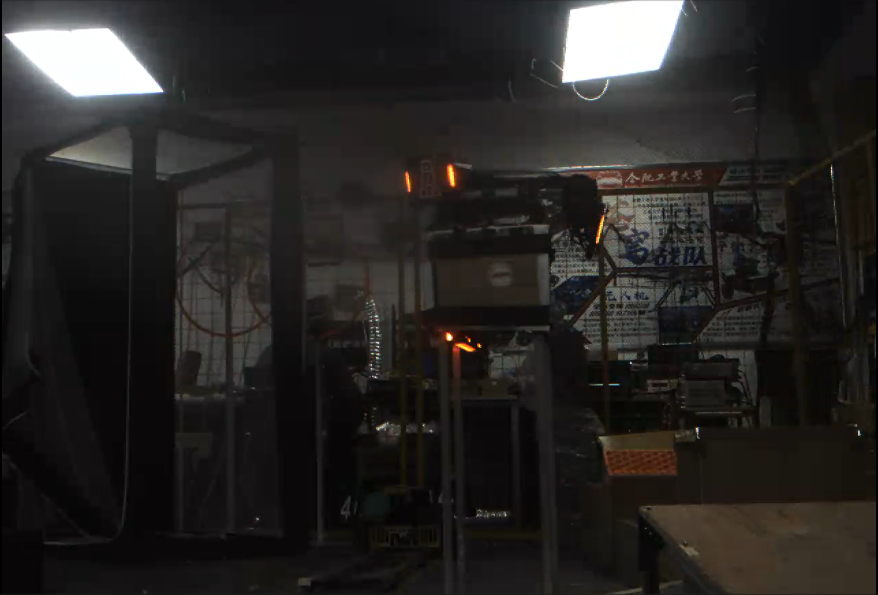
//> input picture images/outpost_frame.png, 1755 x 1189 px (shown at 1/2 size)
$ ./ImageProcess_main   (built with g++ and OpenCV 4)
//> lines starting //> are read from the running program, lines starting //| are printed output that depends on the picture; after the words box and inside, x2 and y2 are one past the last pixel; in counts of white or black regions, pixels touching at a corner belong together
### src/ImageProcess.cpp
#include "ImageProcess.h"
#include <opencv2/opencv.hpp>
#include <string>
#include <filesystem>
#include <vector>
//默认保存路径
const std::filesystem::path outImagePath = std::filesystem::path(APP_ROOT_DIR) / "output";
//生成红蓝两色mask
ArmorColorMasks MakeArmorColorMasks(const cv::Mat& hsv,
                                    const cv::Mat& gray,
                                    const LampColorRange& range )
{
    ArmorColorMasks out;

    // 颜色提取
    cv::Mat r1, r2;
    cv::inRange(hsv, range.redLow1,  range.redHigh1, r1);
    cv::inRange(hsv, range.redLow2,  range.redHigh2, r2);
    cv::bitwise_or(r1, r2, out.red);

    cv::inRange(hsv, range.blueLow, range.blueHigh, out.blue);

    // 亮度约束
    if (range.grayMin > 0 && !gray.empty()) {
        cv::threshold(gray, out.bright, range.grayMin, 255, cv::THRESH_BINARY);
        cv::bitwise_and(out.red,  out.bright, out.red);
        cv::bitwise_and(out.blue, out.bright, out.blue);
    }

    // 形态学清理(先闭后开)
    auto Clean = [&](cv::Mat& m) {
        if (m.empty()) return;
        if (range.morphCloseSize > 0) {
            cv::Mat k = cv::getStructuringElement(
                cv::MORPH_ELLIPSE, cv::Size(range.morphCloseSize, range.morphCloseSize));
            cv::morphologyEx(m, m, cv::MORPH_CLOSE, k);
        }
        if (range.morphOpenSize > 0) {
            cv::Mat k = cv::getStructuringElement(
                cv::MORPH_ELLIPSE, cv::Size(range.morphOpenSize, range.morphOpenSize));
            cv::morphologyEx(m, m, cv::MORPH_OPEN, k);
        }
    };
    Clean(out.red);
    Clean(out.blue);
    // 打印统计
    std::cout << "Red pixel: " << cv::countNonZero(out.red) << std::endl
              << "Blue pixel: " << cv::countNonZero(out.blue)
              << std::endl;

    return out;
}
//端点计算
// [36 lines left out: functions BarEnds, MakePlate, not called in this run]
// 取一条灯条沿指定方向的"上端/下端"(返回两端各自两个顶点的平均)
static void BarEnds(const cv::RotatedRect& rr, const cv::Point2f& axisUp,
                    cv::Point2f& top, cv::Point2f& bottom)
{
    cv::Point2f pts[4];
    rr.points(pts);

    // 投影到 axisUp（它已保证指向图像上方）
    float proj[4];
    float maxP = -1e9f, minP = 1e9f;
    for (int k = 0; k < 4; ++k) {
        proj[k] = pts[k].dot(axisUp);
        maxP = std::max(maxP, proj[k]);
        minP = std::min(minP, proj[k]);
    }

    // 投影最大的一端 = 上端；最小的一端 = 下端
    // 每端有 2 个顶点,取平均得到端点
    cv::Point2f sumTop(0, 0), sumBot(0, 0);
    int nTop = 0, nBot = 0;
    const float span = maxP - minP;

    for (int k = 0; k < 4; ++k) {
        if (maxP - proj[k] < span * 0.25f) { sumTop += pts[k]; ++nTop; }
        else if (proj[k] - minP < span * 0.25f) { sumBot += pts[k]; ++nBot; }
    }

    top    = (nTop > 0) ? sumTop / float(nTop) : rr.center;
    bottom = (nBot > 0) ? sumBot / float(nBot) : rr.center;
}

bool BuildArmorPlate(const std::vector<LampBar>& bars,
                     const PairResult& p,
                     ArmorPlate& out)
{
    if (!p.valid) return false;

    // 按 x 区分左右灯条
    int li = p.i, ri = p.j;
    if (bars[li].center.x > bars[ri].center.x) std::swap(li, ri);

    // 统一长轴方向：强制指向上方(y 减小)
    cv::Point2f ua = bars[li].axis;
    cv::Point2f ub = bars[ri].axis;
    if (ua.dot(ub) < 0.0f) ub = -ub;

    cv::Point2f u = ua + ub;
    const float ul = cv::norm(u);
    if (ul < 1e-3f) return false;
    u /= ul;
    if (u.y > 0.0f) u = -u;              // 关键:让它指向图像上方

    // 取四条端点
    cv::Point2f lt, lb, rt, rb;
    BarEnds(bars[li].rr, u, lt, lb);
    BarEnds(bars[ri].rr, u, rt, rb);

    // 固定顺序：左上 -> 右上 -> 右下 -> 左下
    out.corners[0] = lt;    // 0 左上
    out.corners[1] = rt;    // 1 右上
    out.corners[2] = rb;    // 2 右下
    out.corners[3] = lb;    // 3 左下

    out.barA  = li;
    out.barB  = ri;
    out.score = p.score;

    // 中心 = 四角点平均
    out.center = (out.corners[0] + out.corners[1]
                + out.corners[2] + out.corners[3]) * 0.25f;

    // 尺寸
    out.width  = (cv::norm(out.corners[1] - out.corners[0])
                + cv::norm(out.corners[2] - out.corners[3])) * 0.5f;
    out.height = (cv::norm(out.corners[3] - out.corners[0])
                + cv::norm(out.corners[2] - out.corners[1])) * 0.5f;

    // 轴对齐外接框(保证覆盖)
    float minX = 1e9f, maxX = -1e9f, minY = 1e9f, maxY = -1e9f;
    for (int k = 0; k < 4; ++k) {
        minX = std::min(minX, out.corners[k].x);
        maxX = std::max(maxX, out.corners[k].x);
        minY = std::min(minY, out.corners[k].y);
        maxY = std::max(maxY, out.corners[k].y);
    }
    out.bbox = cv::Rect(cvRound(minX), cvRound(minY),
                        cvRound(maxX - minX), cvRound(maxY - minY));

    return true;
}
//收集灯条候选,记录参数
std::vector<LampBar> CollectBars(const cv::Mat& hsv, const cv::Mat& mask, BarColor color)
{
    std::vector<std::vector<cv::Point>> contours;
    cv::findContours(mask, contours, cv::RETR_EXTERNAL, cv::CHAIN_APPROX_SIMPLE);

    std::vector<LampBar> bars;
    for (const auto& c : contours) {
        if (c.size() < 5) continue;//防止minAreaRect退化成线
        if (cv::contourArea(c) < 60) continue;//面积太小直接过
        //记录参数
        LampBar bar;
        bar.color = color;
        bar.rr        = cv::minAreaRect(c);
        bar.longSide  = std::max(bar.rr.size.width, bar.rr.size.height);
        bar.shortSide = std::min(bar.rr.size.width, bar.rr.size.height);
        if (bar.shortSide < 3.0f || bar.longSide < 8.0f) continue;
        bar.ratio = bar.shortSide / bar.longSide;
        if (bar.ratio > 0.80f) continue;          // 太"胖"，不是灯条
        bar.center = bar.rr.center;
        //计算长轴单位向量
        cv::Point2f pts[4];//旋转矩形的四个顶点
        bar.rr.points(pts);
        float maxLen = 0.0f;
        cv::Point2f dir{1.0f, 0.0f};
        for (int k = 0; k < 4; ++k) {
            const cv::Point2f e = pts[(k + 1) % 4] - pts[k];//第k条边的向量
            const float len = cv::norm(e);//这条边的长度
            if (len > maxLen) { maxLen = len; dir = e; }//找到最长的
        }
        if (maxLen < 1e-3f) continue;
        bar.axis = dir / maxLen;//除以长度得到单位向量
        //平均颜色(只统计该轮廓内的像素)
        cv::Mat oneMask = cv::Mat::zeros(mask.size(), CV_8U);
        std::vector<std::vector<cv::Point>> one{c};
        cv::drawContours(oneMask, one, 0, 255, cv::FILLED);
        bar.meanHsv = cv::mean(hsv, oneMask);
        bars.push_back(bar);
    }
    return bars;
}
//配对评估
bool EvaluatePair(const LampBar& a, const LampBar& b, PairResult& out)
{
    //颜色类别不同就直接拒绝
    if (a.color != b.color) return false;
    //1.颜色一致
    //色相是环形的[0,179],距离要取环距
    const float dhRaw = std::abs(a.meanHsv[0] - b.meanHsv[0]);//两条灯条平均色相的直线差值
    const float dh    = std::min(dhRaw, 180.0f - dhRaw);//换算成环距后的色相差,范围[0, 90]
    const float ds    = std::abs(a.meanHsv[1] - b.meanHsv[1]) / 255.0f;//两条灯条平均饱和度的差，除以 255 归一化

    if (dh > 12.0f)  return false;
    if (ds > 0.35f)  return false;

    //2. 长度相近
    const float lenAvg = (a.longSide + b.longSide) * 0.5f;
    if (lenAvg < 1e-3f) return false;

    const float dLen = std::abs(a.longSide - b.longSide) / lenAvg;
    if (dLen > 0.30f) return false;

    //3. 方向协调
    cv::Point2f ua = a.axis;
    cv::Point2f ub = b.axis;
    if (ua.dot(ub) < 0.0f) ub = -ub;                 // 先对齐朝向

    const float angRad = std::atan2(ua.cross(ub), ua.dot(ub));
    const float dAng   = std::abs(angRad) * 180.0f / float(CV_PI);
    if (dAng > 15.0f) return false;

    // 平均长轴
    cv::Point2f u = ua + ub;
    const float ul = cv::norm(u);
    if (ul < 1e-3f) return false;
    u /= ul;

    //4 & 5. 投影到灯条自身坐标系
    const cv::Point2f d = b.center - a.center;
    const float offset  = std::abs(d.dot(u));          // 沿长轴 → 上下偏差
    const cv::Point2f n(-u.y, u.x);                    // 垂直长轴
    const float gap     = std::abs(d.dot(n));          // 垂直长轴 → 水平间距

    const float offsetRatio = offset / lenAvg;
    if (offsetRatio > 0.40f) return false;

    //6. 间距/长度比，像不像一块装甲板
    const float gapRatio = gap / lenAvg;
    if (gapRatio < 0.8f || gapRatio > 3.5f) return false;

    //全部通过：加权评分（越小越好）
    out.valid = true;
    out.colorDiff   = dh;
    out.lenDiff     = dLen;
    out.angleDiff   = dAng;
    out.offsetRatio = offsetRatio;
    out.gapRatio    = gapRatio;

    out.score = (dh        / 12.0f) * 1.0f
              + (dLen      /  0.30f) * 1.0f
              + (dAng      / 15.0f) * 1.5f
              + (offsetRatio / 0.40f) * 1.5f
              + (std::abs(gapRatio - 2.0f) / 1.5f) * 1.0f;   // 最理想 ≈ 2.0
    if (dh > 12.0f) { out.failReason = "failreason 1"; return false; }//色相差过大
    if (dLen > 0.30f) { out.failReason = "failreason 2"; return false; }//长度差过大
    if (dAng > 15.0f) { out.failReason = "failreason 3"; return false; }//方向不协调
    if (offsetRatio > 0.40f) { out.failReason = "failreason 4"; return false; }//上下偏差过大
    if (gapRatio < 0.8f || gapRatio > 3.5f) { out.failReason = "failreason 5"; return false; }//间距比例不像装甲板
    return true;
}
//灯条配对主逻辑
// [14 lines left out: function MatchLampBars, not called in this run]
//装甲板去重
std::vector<ArmorPlate> DetectArmorPlates(const std::vector<LampBar>& bars)
{
    // 收集所有通过评估的配对
    std::vector<PairResult> candidates;
    for (size_t i = 0; i < bars.size(); ++i) {
        for (size_t j = i + 1; j < bars.size(); ++j) {
            PairResult p;
            if (!(EvaluatePair(bars[i], bars[j], p))) continue;
            p.i = int(i);
            p.j = int(j);
            candidates.push_back(p);
        }
    }

    // 按分数从优到劣
    std::sort(candidates.begin(), candidates.end(),
              [](const PairResult& a, const PairResult& b) {
                  return a.score < b.score;
              });

    // 唯一匹配 + 中心去重
    std::vector<bool> used(bars.size(), false);
    std::vector<ArmorPlate> plates;

    for (const auto& p : candidates) {
        if (used[p.i] || used[p.j]) continue;          // 灯条已被占用

        ArmorPlate pl;
        if (!BuildArmorPlate(bars, p, pl)) continue;   // ★ 调用统一的构建函数

        bool dup = false;
        for (const auto& q : plates) {
            const float thresh = 0.8f * std::min(pl.height, q.height);
            if (cv::norm(pl.center - q.center) < thresh) {
                dup = true;
                break;
            }
        }
        if (dup) continue;

        used[p.i] = true;
        used[p.j] = true;
        plates.push_back(pl);
    }

    return plates;
}
//保存图片
bool SaveImage(const cv::Mat &mat, const std::string &FileName){
    if (mat.empty()){
        std::cerr << "error, cannot find image" << std::endl;
        return false;
    }
    //imwrite()不会创建目录，需要用filesystem创建
    std::filesystem::create_directories(outImagePath);
    const std::string FullPath = (outImagePath / FileName).string();
    if (!(cv::imwrite(FullPath , mat))){
        std::cerr << "save image failed" << std::endl;
        return false;
    }
    std::cout << FileName << " saved successfully" << std::endl;
    return true;

}
//裁剪roi区域
// [15 lines left out: functions CutROI, ZoomImage, not called in this run]
//把黑白的图像转为彩色
cv::Mat MakeCanvas(const cv::Mat& src)
{
    cv::Mat canvas;
    if (src.channels() == 1) {
        cv::cvtColor(src, canvas, cv::COLOR_GRAY2BGR);
    } else {
        canvas = src.clone();
    }
    return canvas;
}
//装甲板绘制
void DrawArmorPlate(cv::Mat& vis, const ArmorPlate& pl, int index)
{
    // 轴对齐外接框(蓝色，保证覆盖整个候选区域)
    cv::rectangle(vis, pl.bbox, cv::Scalar(255, 128, 0), 1, cv::LINE_AA);

    // 四角点连成的四边形(绿色，精确贴合)
    for (int k = 0; k < 4; ++k) {
        cv::line(vis, pl.corners[k], pl.corners[(k + 1) % 4],
                 cv::Scalar(0, 255, 0), 2, cv::LINE_AA);
    }

    // 中心点
    cv::circle(vis, pl.center, 4, cv::Scalar(0, 0, 255), -1, cv::LINE_AA);

    // 四个角点标号 0/1/2/3(黄色小圆 + 数字)
    for (int k = 0; k < 4; ++k) {
        const cv::Point pi(cvRound(pl.corners[k].x), cvRound(pl.corners[k].y));

        cv::circle(vis, pi, 3, cv::Scalar(0, 255, 255), -1, cv::LINE_AA);

        const std::string num = std::to_string(k);
        cv::putText(vis, num,
                    cv::Point(pi.x + 5, pi.y - 5),
                    cv::FONT_HERSHEY_SIMPLEX, 0.6,
                    cv::Scalar(0, 255, 255), 2, cv::LINE_AA);
    }
}
std::vector<ArmorPlate> Identify_armor_plates(const cv::Mat &img, cv::Mat* debugVis){

    std::vector<ArmorPlate> result;
    //目标颜色mask
    cv::Mat hsv, gray;
    cv::cvtColor(img, hsv, cv::COLOR_BGR2HSV);
    cv::cvtColor(img, gray, cv::COLOR_BGR2GRAY);
    //调整参数

    LampColorRange myRange;              // 先拿默认值
    myRange.redHigh1 = cv::Scalar(32, 255, 255);
    myRange.redLow1 = cv::Scalar(0, 45, 55);

    const auto masks = MakeArmorColorMasks(hsv, gray, myRange);
    SaveImage (masks.red, "RedMask.png");
    SaveImage (masks.blue, "BlueMask.png");
    cv::Mat vis = MakeCanvas(img);
    int plateIndex = 0;

    struct Job { const cv::Mat* mask; const char* tag; BarColor color;};
    const Job jobs[2] = {
        { &masks.red,  "RED",  BarColor::RED  },
        { &masks.blue, "BLUE", BarColor::BLUE }
    };
    cv::Mat barVis = MakeCanvas(img);
    int barIdx = 0;
    for (const auto& job : jobs) {
        if (cv::countNonZero(*job.mask) < 50) continue;   // 该颜色几乎没出现

        // 找灯条
        const auto bars = CollectBars(hsv, *job.mask, job.color);

        for (const auto& bar : bars) {
            cv::Point2f pts[4];
            bar.rr.points(pts);
            for (int m = 0; m < 4; ++m) {
                cv::line(barVis, pts[m], pts[(m + 1) % 4],
                        job.tag[0] == 'R' ? cv::Scalar(0, 0, 255) : cv::Scalar(255, 0, 0),
                        2, cv::LINE_AA);
            }
            cv::circle(barVis, bar.center, 3, cv::Scalar(0, 255, 255), -1);

            // 编号（每个颜色内部从 0 开始）
            cv::putText(barVis, std::to_string(barIdx++),
                    cv::Point(int(bar.center.x) + 6, int(bar.center.y) - 6),
                    cv::FONT_HERSHEY_SIMPLEX, 0.6, cv::Scalar(0, 255, 255), 2);
        }
        // 配对 + 装甲板去重
        const auto plates = DetectArmorPlates(bars);

        std::cout << job.tag << ": lampbar candidates " << bars.size()
                  << ", Armor plate " << plates.size() << std::endl;


        int n = 1;
        //输出装甲板参数
        for (auto pl : plates) {
            pl.colorName = job.tag;
            result.push_back(pl);

            DrawArmorPlate(vis, pl, plateIndex++);

            std::cout << "=== Armor Plate #" << n++ << " ===\n"
              << "  Color   : " << pl.colorName << "\n"
              << "  BBox    : x=" << pl.bbox.x << " y=" << pl.bbox.y
              << " w=" << pl.bbox.width << " h=" << pl.bbox.height << "\n"
              << "  Center  : (" << pl.center.x << ", " << pl.center.y << ")\n"
              << "  Valid   : " << (pl.valid ? "true" : "false") << "\n"
              << "  Corners : ";
            for (int k = 0; k < 4; ++k) {
                std::cout << "(" << pl.corners[k].x << ", " << pl.corners[k].y << ")";
                if (k < 3) std::cout << " -> ";
            }
            std::cout << "\n  BarIdx  : L=" << pl.barA << " R=" << pl.barB << std::endl;
        }
    }
    SaveImage(barVis, "LampBarCandidates.png");
    SaveImage(vis, "outpost_frame.png");
    if (debugVis) *debugVis = vis;
    return result;
}

### src/ImageProcess_main.cpp
#include "ImageProcess.h"
#include <iostream>
#include <filesystem>
#include <opencv2/opencv.hpp>
using namespace std;

int main(){
    //读取文件
    //APP_ROOT_DIR 由 CMakeLists.txt 注入，锚定项目根目录，
    const std::filesystem::path imagePath =
        std::filesystem::path(APP_ROOT_DIR) / "images" / "outpost_frame.png";

    cv::Mat img = cv::imread(imagePath.string(), cv::IMREAD_COLOR);
//> img is the input picture: 1189 rows x 1755 cols, CV_8UC3; mean B, G, R 35.6, 37.4, 39.6
    if (img.empty()){
        cerr << "Read failed, please check the file path: "
             << imagePath.string() << endl;
        return -1;
    }

    std::cout << "Image: " << img.cols << " x " << img.rows
              << ", channels: " << img.channels() << std::endl;
//| Image: 1755 x 1189, channels: 3

    cv::Mat debugVis;
    const auto plates = Identify_armor_plates(img, &debugVis);
//> in MakeArmorColorMasks, `cv::inRange(hsv, range.redLow1,  range.redHigh1, r1);`:
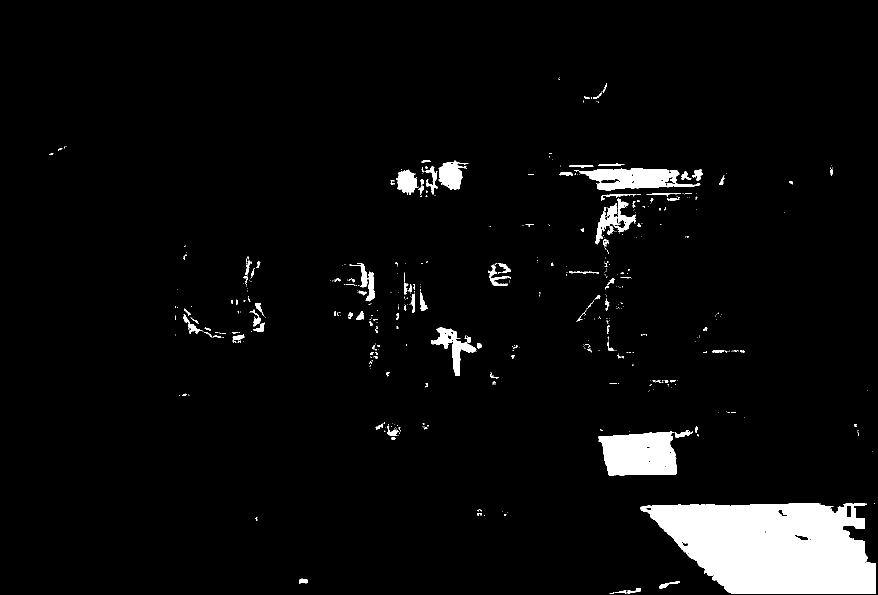
//> r1: 1189 rows x 1755 cols, CV_8UC1 (shown at 1/2 size); 4.8% white; 503 white regions (388 under 20 px), largest, box (x1, y1, x2, y2) and area: (1280, 1006, 1752, 1188) 63862, (1197, 863, 1354, 952) 11459, (1159, 336, 1359, 382) 5851
//> in MakeArmorColorMasks, `cv::inRange(hsv, range.redLow2,  range.redHigh2, r2);`:
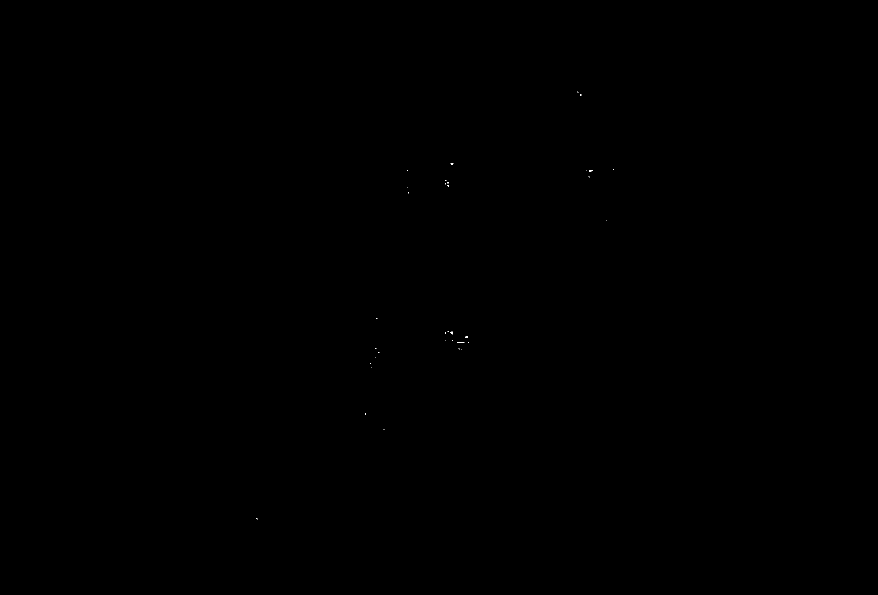
//> r2: 1189 rows x 1755 cols, CV_8UC1 (shown at 1/2 size); 0.01% white in thin lines or dots, all inside (x1, y1, x2, y2) = (513, 183, 1228, 1039)
//> in MakeArmorColorMasks, `cv::threshold(gray, out.bright, range.grayMin, 255, cv::THRESH_BINARY);`:
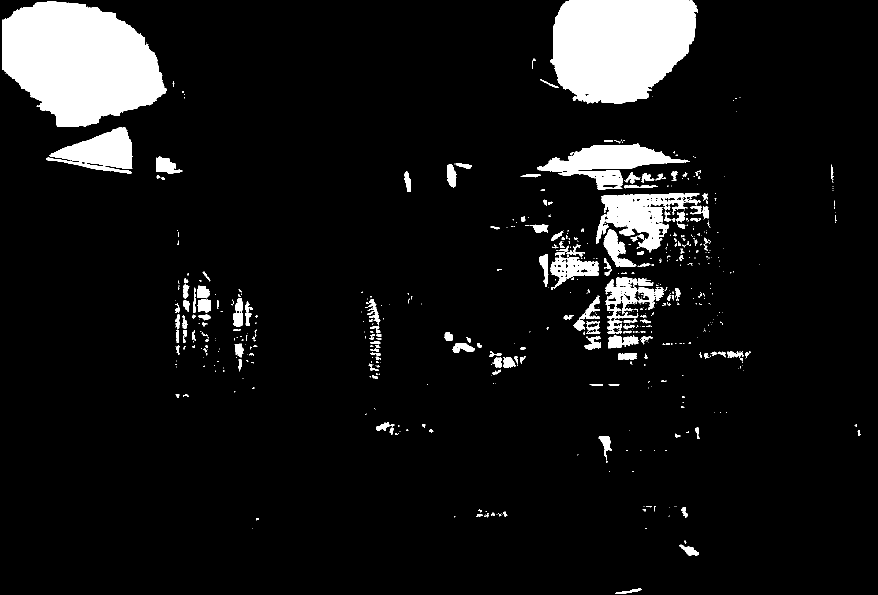
//> out.bright: 1189 rows x 1755 cols, CV_8UC1 (shown at 1/2 size); 8.3% white; 650 white regions (469 under 20 px), largest, box (x1, y1, x2, y2) and area: (4, 3, 334, 254) 59202, (1101, 0, 1396, 208) 49114, (1192, 387, 1401, 505) 10700
//> in MakeArmorColorMasks, `Clean(out.red);`:
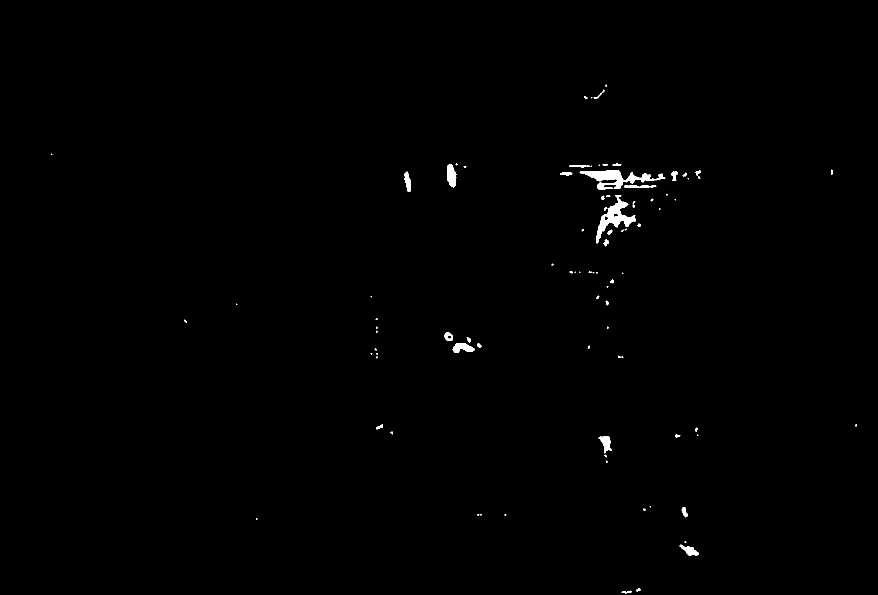
//> out.red: 1189 rows x 1755 cols, CV_8UC1 (shown at 1/2 size); 0.47% white; 89 white regions (50 under 20 px), largest, box (x1, y1, x2, y2) and area: (1159, 340, 1331, 379) 2463, (1192, 390, 1271, 487) 2200, (894, 328, 913, 375) 649
//| Red pixel: 9710
//| Blue pixel: 346
//> (the rest of the program and of its run is left out)
